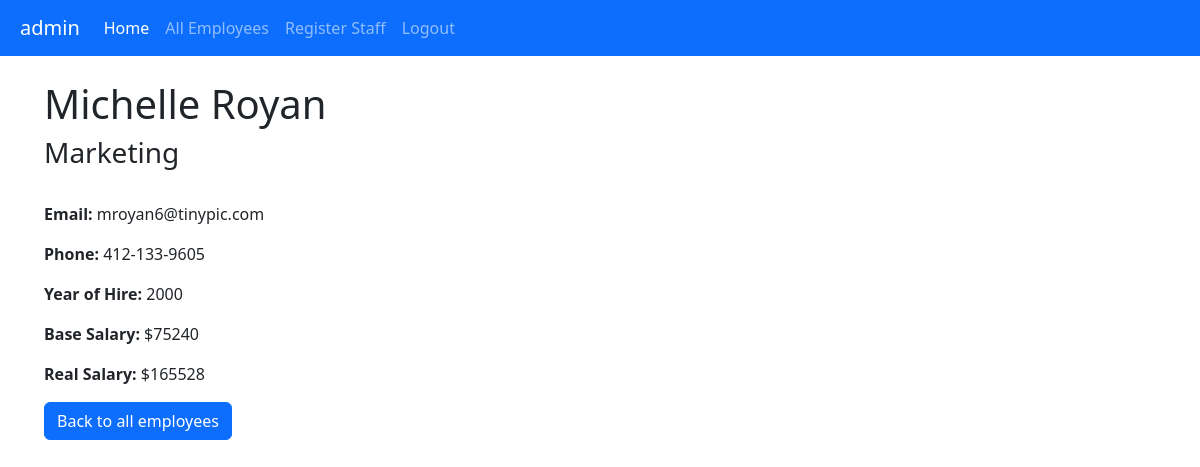
Screenshot of /elist/employee/7 (signed in) with the database file from the repository.
### employees/models.py (models this page shows, shortened)
class Employee(models.Model):
    fname = models.CharField(max_length=50, verbose_name="First name")
    lname = models.CharField(max_length=50, verbose_name="Last name")
    email = models.CharField(max_length=50, verbose_name="Email")
    phone = models.CharField(max_length=12, verbose_name="Phone")
    department = models.CharField(max_length=100, verbose_name="Department")
    year = models.CharField(max_length=4, verbose_name="Year of hire")
    salary = models.CharField(max_length=8,verbose_name="Salary")
    class Meta:
        permissions = (("can_view","View employees"),("can_edit", "Edit employees"))
    @property
    def rsalary(self):
        salary = int(self.salary)
        year = int(self.year)
        eyears= 2024-year
        return int(salary + (salary*0.05*eyears))

### employees/views.py (the view)
# urls.py: path("elist/employee/<int:id>",views.details,name="details"),
@login_required
@permission_required("employees.can_view", raise_exception=True)
def details(request,id):
    employee = Employee.objects.get(id=id)
    pageTemp = loader.get_template("details.html")
    context = {
        "employee":employee
    }
    return HttpResponse(pageTemp.render(context,request))

### templates/details.html (shortened to what this page needs)
{% extends "master.html" %}
{% block content %}
    <ul>
        <h1>{{employee.fname}} {{employee.lname}}</h1>
        <h3>{{employee.department}}</h3>
        <br>
        <p class="col"><strong>Email:</strong> {{employee.email}}</p>
        <p class="col"><strong>Phone: </strong>{{employee.phone}}</p>
        <p class="col"><strong>Year of Hire: </strong>{{employee.year}}</p>
        <p class="col"><strong>Base Salary: </strong>${{employee.salary}}</p>
        <p class="col"><strong>Real Salary: </strong>${{employee.rsalary}}</p>
        <a href="/elist"><button type="button" class="btn btn-primary">Back to all employees</button></a>
    </ul>
{% endblock content %}

### templates/master.html (shortened to what this page needs)
<!DOCTYPE html>
<html lang="en">
    <head>
        <link
            href="https://cdn.jsdelivr.net/npm/bootstrap@5.3.2/dist/css/bootstrap.min.css"
            rel="stylesheet"
/>
    </head>
    <body>
        <header>
            <nav
                class="navbar navbar-expand-sm navbar-dark bg-primary" style="padding-left: 20px">
                {% if  user.is_authenticated %}
                    <a class="navbar-brand" href="#">{{user.username}}</a>
                {% endif %}
                <div class="collapse navbar-collapse" id="collapsibleNavId">
                    <ul class="navbar-nav me-auto mt-2 mt-lg-0">
                        <li class="nav-item">
                            <a class="nav-link active" href="{% url "home" %}" aria-current="page">Home</a>
                        </li>
                        {% if perms.employees.can_view %}
                            <li class="nav-item">
                                <a class="nav-link" href="{% url "elist" %}">All Employees</a>
                            </li>
                        {% endif %}
                        {% if perms.employees.can_edit %}
                            <li class="nav-item">
                                <a class="nav-link" href="{% url "register" %}">Register Staff</a>
                            </li>
                        {% endif %}
                        {% if user.is_authenticated %}
                            <li class="nav-item">
                                <form action="{% url "logout" %}" method="POST">
                                    <button class="nav-link" type="submit">Logout</button>
                                </form>
                            </li>
                        {% else %}
                            <li class="nav-item">
                                <a class="nav-link" href="{% url "login" %}">Login</a>
                            </li>
                        {% endif %}
                </div>
            </nav>
        </header>
        <br/>
        <main>
            <div class="container-fluid">
                {% block content %}{% endblock content %}
            </div>
        </main>
    </body>
</html>

### rows the page displays
Employee: fname "Michelle", lname "Royan", department "Marketing", email "mroyan6@tinypic.com", phone "412-133-9605", year "2000", salary "75240", rsalary "165528"

### other values shown
{{ user.username }} "admin"
